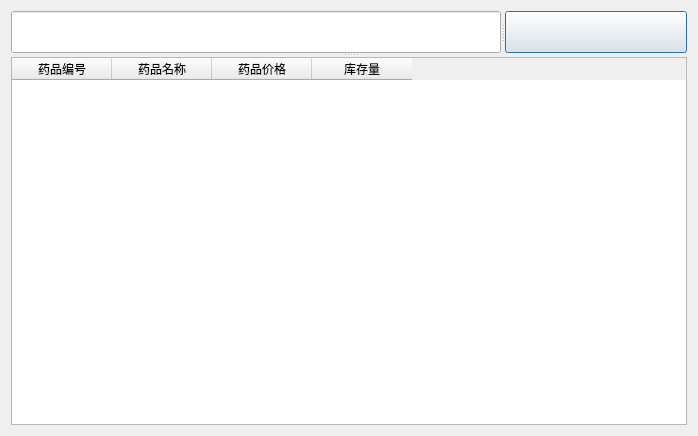
<?xml version="1.0" encoding="UTF-8"?>
<ui version="4.0">
 <class>medicineDialog</class>
 <widget class="QDialog" name="medicineDialog">
  <property name="geometry">
   <rect>
    <x>0</x>
    <y>0</y>
    <width>698</width>
    <height>436</height>
   </rect>
  </property>
  <property name="windowTitle">
   <string>选择药品</string>
  </property>
  <layout class="QGridLayout" name="gridLayout">
   <item row="0" column="0">
    <widget class="QSplitter" name="splitter_2">
     <property name="orientation">
      <enum>Qt::Vertical</enum>
     </property>
     <widget class="QSplitter" name="splitter">
      <property name="orientation">
       <enum>Qt::Horizontal</enum>
      </property>
      <widget class="QLineEdit" name="lineEdit"/>
      <widget class="QPushButton" name="pushButton">
       <property name="styleSheet">
        <string notr="true"/>
       </property>
       <property name="text">
        <string/>
       </property>
       <property name="icon">
        <iconset resource="picture.qrc">
         <normaloff>:/picture/magnifier.png</normaloff>:/picture/magnifier.png</iconset>
       </property>
      </widget>
     </widget>
     <widget class="QTableWidget" name="tableWidget">
      <column>
       <property name="text">
        <string>药品编号</string>
       </property>
       <property name="textAlignment">
        <set>AlignCenter</set>
       </property>
      </column>
      <column>
       <property name="text">
        <string>药品名称</string>
       </property>
       <property name="textAlignment">
        <set>AlignCenter</set>
       </property>
      </column>
      <column>
       <property name="text">
        <string>药品价格</string>
       </property>
       <property name="textAlignment">
        <set>AlignCenter</set>
       </property>
      </column>
      <column>
       <property name="text">
        <string>库存量</string>
       </property>
       <property name="textAlignment">
        <set>AlignCenter</set>
       </property>
      </column>
     </widget>
    </widget>
   </item>
  </layout>
 </widget>
 <resources>
  <include location="picture.qrc"/>
 </resources>
 <connections/>
</ui>
